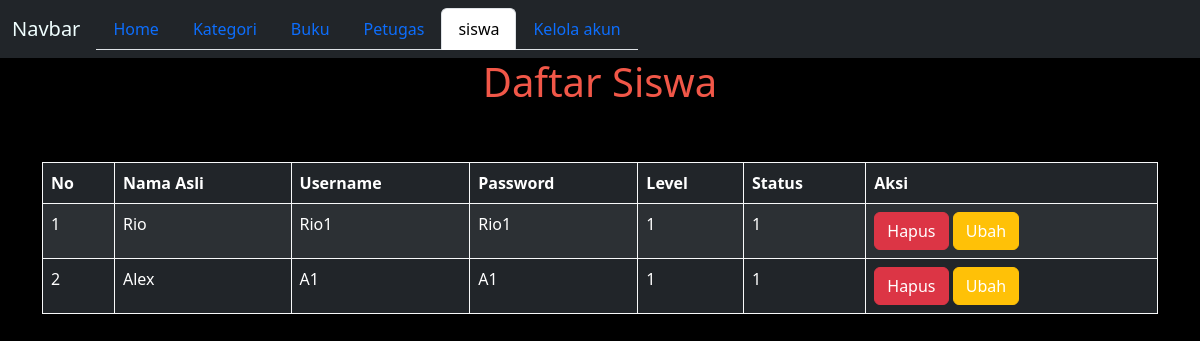
Page /DSis.php on the committed database.
### tables this page shows
CREATE TABLE `masuk` (
  `ID` int(11) NOT NULL,
  `Name` varchar(255) NOT NULL,
  `Username` varchar(50) NOT NULL,
  `Password` varchar(255) NOT NULL,
  `Level` int(11) NOT NULL,
  `Status` int(11) NOT NULL
);

### config/app.php (called while the page is built, shortened)
<?php
    include ("koneksi.php");
    function select($query){
        global $db;
        $result = mysqli_query($db, $query);
        $rows = [];
        while($row = mysqli_fetch_assoc($result)){
        $rows[] = $row;
    }
    return $rows;
}

### DSis.php (the view, shortened to what this page needs)
<?php
    $data_masuk = select("SELECT * FROM masuk WHERE Level= 1");
?>
<!DOCTYPE html>
<html lang="en">
<head>
    <link rel="stylesheet" href="node_modules\bootstrap\dist\css\bootstrap.css">
</head>
<body style="background-color:black;">
<nav class="navbar navbar-expand-lg navbar-light bg-dark">
  <div class="container-fluid">
    <a class="navbar-brand" href="admin.php" style="color: azure;">Navbar</a>
    <div class="collapse navbar-collapse" id="navbarNav">
      <ul class="nav nav-tabs">
        <li class="nav-item">
          <a class="nav-link" aria-current="page" href="admin.php">Home</a>
        </li>
        <li class="nav-item">
          <a class="nav-link" href="Kategori.php">Kategori</a>
        </li>
        <li class="nav-item">
          <a class="nav-link" href="Buk.php">Buku</a>
        </li>
        <li class="nav-item">
          <a class="nav-link" href="DPet.php">Petugas</a>
        </li>
        <li class="nav-item">
          <a class="nav-link active" href="DSis.php">siswa</a>
        </li>
        <li class="nav-item">
          <a class="nav-link" href="Dmem.php">Kelola akun</a>
        </li>
      </ul>
    </div>
</nav>
<div class="container">
        <h1 class="text-center" style="color: #f15748 ;">Daftar Siswa</h1>
        <br><br>
        <table class="table table-dark table-striped table-bordered border-light">
        <thead>
                <tr>
                    <th>No</th>
                    <th>Nama Asli</th>
                    <th>Username</th>
                    <th>Password</th>
                    <th>Level</th>
                    <th>Status</th>
                    <th>Aksi</th>
                </tr>
            </thead>
            <tbody>
                <?php $no = 1; ?>
                <?php foreach ($data_masuk as $masuk) :?>
                    <tr>
                        <td><?= $no++;?></td>
                        <td><?= $masuk['Name'];?></td>
                        <td><?= $masuk['Username'];?></td>
                        <td><?= $masuk['Password'];?></td>
                        <td><?= $masuk['Level'];?></td>
                        <td><?= $masuk['Status'];?></td>
                        <td>
                        <button type="button" class="btn btn-danger"><a href="hapususerS.php?id=<?=$masuk['ID']; ?>" onclick="return confirm('Yakin ingin menghapus produk ini?')" style="text-decoration: none; color: white;">Hapus</a></button>
                        <button type="button" class="btn btn-warning"><a href="ubahuserS.php?ID=<?=$masuk['ID']; ?>" style="text-decoration: none; color: white;">Ubah</a></button>
                        </td>
                    </tr>
                <?php endforeach;?>
            </tbody>
        </table>
</div>
</body>
</html>

### rows in the picture
masuk: Name "Rio", Username "Rio1", Password "Rio1", Level "1", Status "1"
masuk: Name "Alex", Username "A1", Password "A1", Level "1", Status "1"
